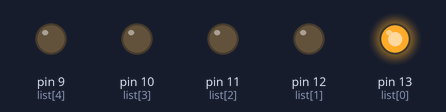
The sketch below on a simulated Arduino Uno, built with avr-gcc and run on an emulated ATmega328P. On the bench: output pins drawn as LEDs (lit = HIGH).

Above: at 0.1 s.
At 1.1 s:
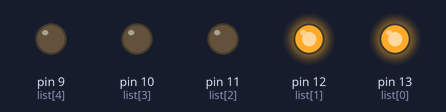
At 2.1 s:
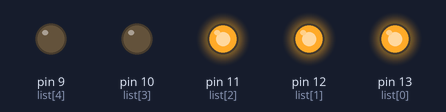
At 3.1 s:
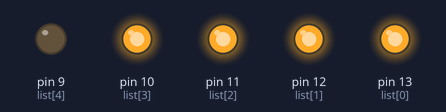
At 4.1 s:
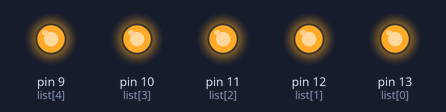
Timing chart, 0 to 5.6 s (numbered marks = the images above):
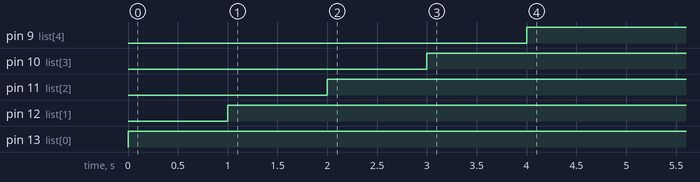

Measured:
- by itself, pin 9 (list[4]): LOW → HIGH at 4.0 s
- by itself, pin 10 (list[3]): LOW → HIGH at 3.0 s
- by itself, pin 11 (list[2]): LOW → HIGH at 2.0 s
- by itself, pin 12 (list[1]): LOW → HIGH at 1.0 s
- by itself, pin 13 (list[0]): LOW → HIGH at 0.00 s

The sketch:

Ex2LedSequencialComulativo.ino
```cpp
void setup()
{
  Serial.begin(9600);
  pinMode(13, OUTPUT);
  pinMode(12, OUTPUT);
  pinMode(11, OUTPUT);
  pinMode(10, OUTPUT);
  pinMode(9, OUTPUT);

}

void pisca(int pino)
{
  int list[5] = {13, 12, 11, 10, 9};
  digitalWrite(list[pino], HIGH);
  delay(1000); // Wait for 1000 millisecond(s)
}

void loop()
{
  int i = 0;
  for(i = 0; i < 5; i++){
    pisca(i);
  }
}
```
